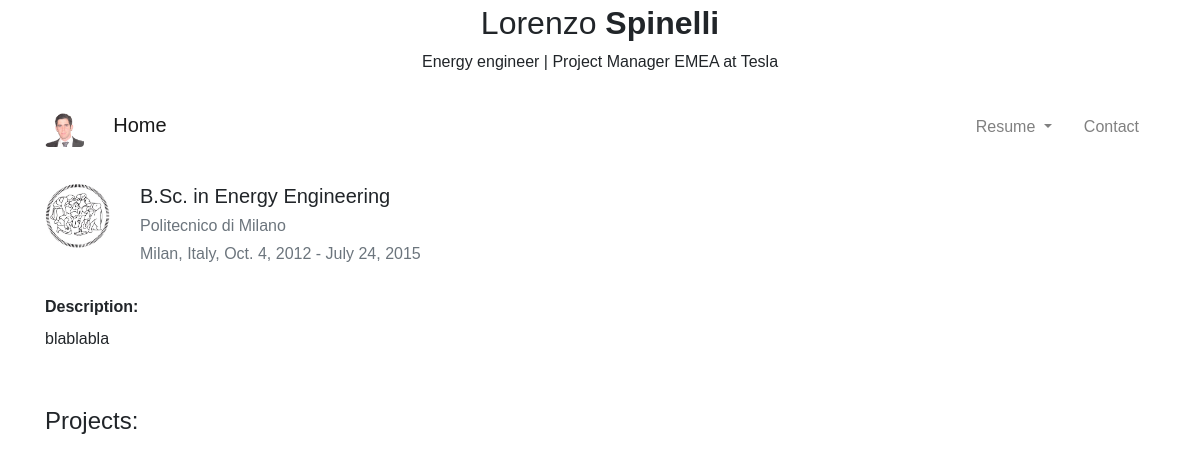
Before: /resume/education/1/ with the older database file.
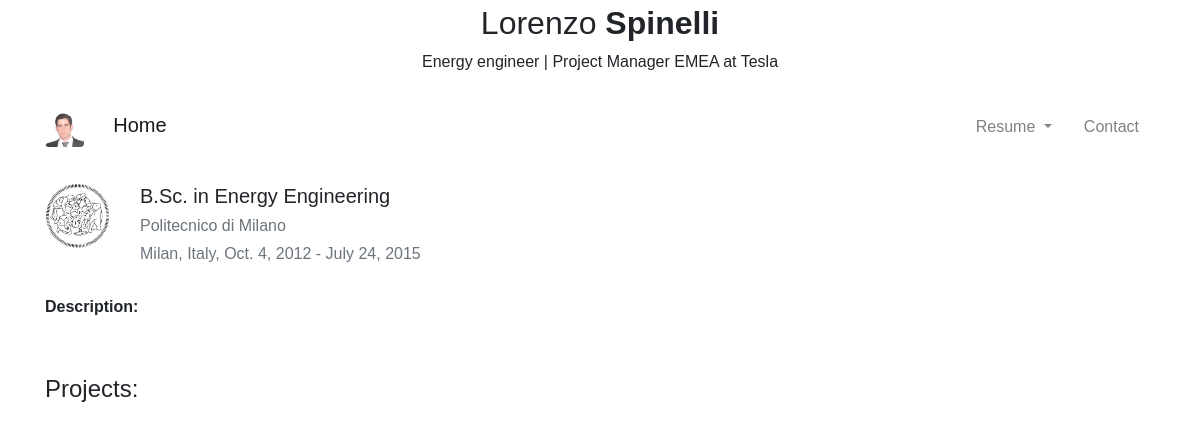
After: the same page with the newer database file.
### mainpage/models.py (models this page shows, shortened)
class CV_Entry(models.Model):
    id = models.AutoField(primary_key = True)
    start_date = models.DateField()
    end_date = models.DateField()
    current = models.BooleanField(default = False)
    company = models.ForeignKey(Company, on_delete = models.CASCADE)
    location = models.CharField(max_length = 100)
    role = models.CharField(max_length = 100)
    descript = models.TextField(blank=True)
    class Meta:
        ordering = ['-start_date']
        abstract = True

class Education(CV_Entry):
    pass

class Company(models.Model):
    name = models.CharField(max_length = 100, primary_key = True)
    logo = models.ImageField(upload_to = 'logos/')
    class Meta:
        verbose_name_plural = 'Companies'
    def __str__(self):
        return self.name

### mainpage/views.py (the view)
# urls.py: path('education/<int:pk>/', views.EducationDetailView.as_view(), name='education-detail'),
class EducationDetailView(DetailView):
    model = models.Education
    template_name = 'mainpage/resume/education_detail.html'
    slug_field = 'role'

### templates/mainpage/resume/education_detail.html (shortened to what this page needs)
{% extends "mainpage/base.html" %}
{% block body_block %}
<div class="row my-4">
    <div class="col-sm-2 col-lg-1 mx-auto">
        <img src="{{ education.company.logo.url }}" alt="" class='img-fluid'>
    </div>
    <div class="col-sm-10 col-lg-11">
        <h5 class="">{{ education.role }}</h5>
        <h6 class="mb-2 text-muted">
                {{ education.company }}
        </h6>
        <h6 class="mb-2 text-muted">
            {{ education.location }}, {{ education.start_date }} - {% if education.current %}Present{% else %}{{ education.end_date}}{% endif %}
        </h6>
    </div>
</div>
<p class="my-2"><strong>Description:</strong><br>
    {{ education.descript|linebreaks }}<br>
</p>
{% if education.projects %}
    <h4>
        Projects:
    </h4>
{% endif %}
{% endblock %}

Changed rows visible on the page:
changed Education "B.Sc. in Energy Engineering": descript "blablabla" → (not shown)
